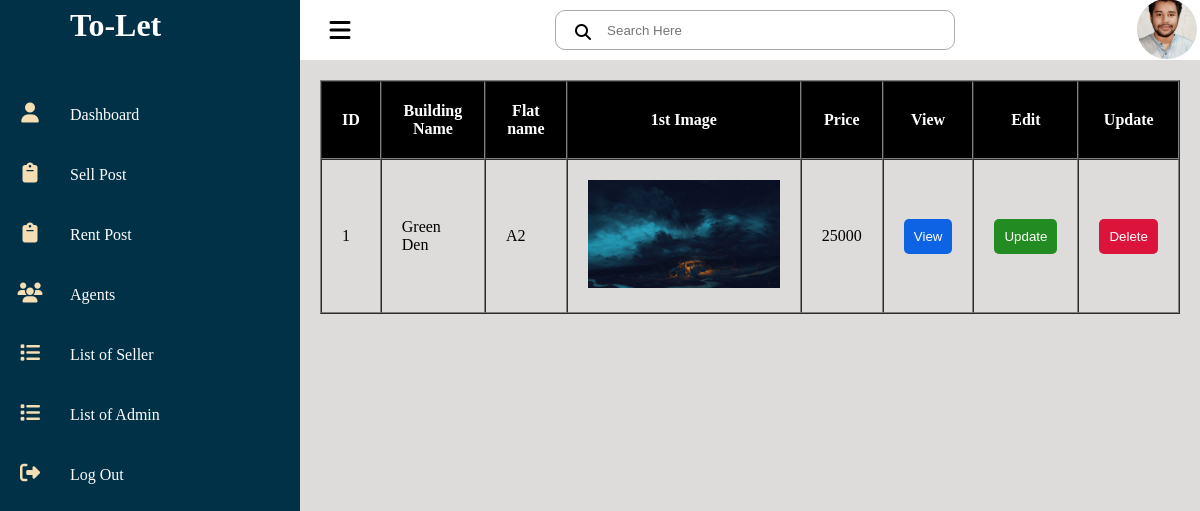
/admin/rent_data.php, run on the app's committed database.
### tables this page shows
CREATE TABLE `rent_post` (
  `ID` int(250) NOT NULL,
  `building_name` varchar(250) NOT NULL,
  `coordinate` varchar(250) NOT NULL,
  `bed` varchar(250) NOT NULL,
  `bath` varchar(250) NOT NULL,
  `floor` varchar(250) NOT NULL,
  `flat_name` varchar(250) NOT NULL,
  `image_name` varchar(250) NOT NULL,
  `size` varchar(250) NOT NULL,
  `price` varchar(250) NOT NULL,
  `image_name1` varchar(250) DEFAULT NULL,
  `image_name2` varchar(250) DEFAULT NULL,
  `image_name3` varchar(250) DEFAULT NULL
);

### admin/length_sell_rent.php (called while the page is built, shortened)
<?php
include "db.php";
$query1 = "SELECT * from rent_post";
$result1 = mysqli_query($conn,$query1);
?>

### admin/rent_data.php (the view, shortened to what this page needs)
<?php
include "php/header.php";
include "php/navbar.php";
include "php/topbar.php";
$query = "SELECT * from rent_post";
$result = mysqli_query($conn,$query);
$fetch = mysqli_fetch_all($result,MYSQLI_ASSOC);
?>
    <div class="rent_data">
    <table border='1' cellspacing='0px' >
        <tr>
            <th>ID</th>
            <th>Building Name</th>
            <th>Flat name</th>
            <th>1st Image</th>
            <th>Price</th>
            <th>View</th>
            <th>Edit</th>
            <th>Update</th>
        </tr>
        <?php foreach($fetch as $data) :?>
        <tr>
            <td><?php echo $data['ID']?></td>
            <td><?php echo $data['building_name']?></td>
            <td><?php echo $data['flat_name']?></td>
            <td><img src="../images/<?php echo $data['image_name']?>" alt="Paitasina" style="width:100%"></td>
            <td><?php echo $data['price']?></td>
            <td><input class="btn view" type="button" value="View" onclick="modal_view()" id="rentpost_view" data-id="<?php echo $data['ID'] ?>"></td>
            <td><input class="btn update" type="button" value="Update" onclick="modal_view()" id="rentpost_update" data-id="<?php echo $data['ID'] ?>"></td>
            <td><input class="btn delete" type="button" value="Delete" id="rentpost_delete" data-id="<?php echo $data['ID'] ?>"></td>
        </tr>
        <?php endforeach;
       ?>
    </table>
    </div>
    <?php  include "php/footer.php";?>

### admin/css/admin.css (style rules this page uses)
* { margin: 0; padding: 0; box-sizing: border-box; }
body { overflow-x: hidden; }
.btn { width: 100%; padding: 10px; border-radius: 5px; border: transparent; color: white; cursor: pointer; }
.rent_data { padding: 20px; width: 100%; }
.rent_data tr td { padding: 20px; }
.rent_data tr th { padding: 20px; }
table { position: relative; margin-left: auto; margin-right: auto; width: 100%; }
table tr th { background-color: black; color: white; }
.view { background-color: rgb(13, 99, 228); }
.update { background-color: forestgreen; }
.delete { background-color:crimson; }

### data on the page
rent_post: ID "1", building_name "Green Den", flat_name "A2", image_name (picture), price "25000"
